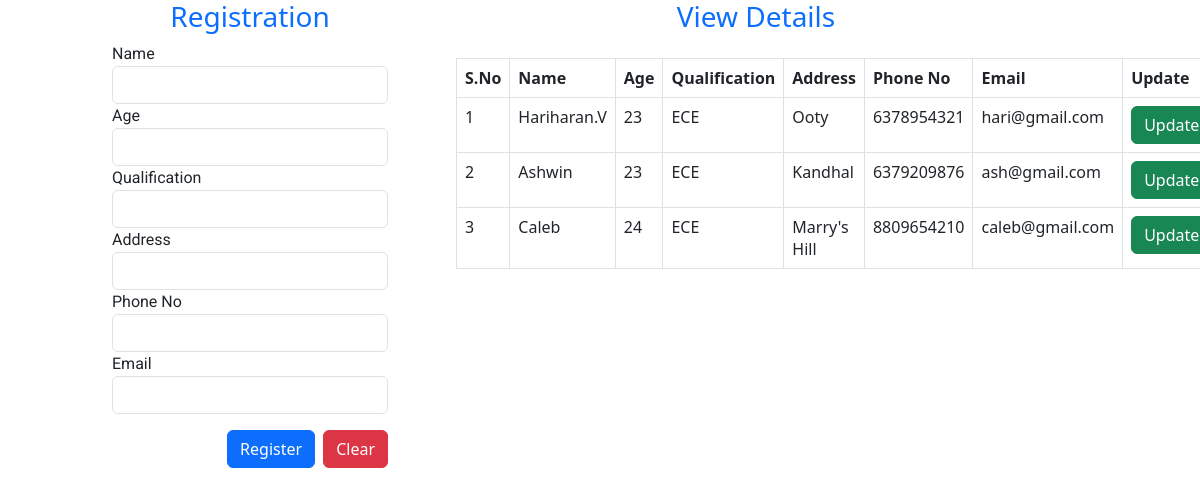
The page / on the database its author committed.
### Adminpanel/models.py (models this page shows)
class Info(models.Model):
    Name=models.CharField(max_length=20, default="")
    Age=models.IntegerField(default="")
    Qualification=models.CharField(max_length=50, default="")
    Address=models.CharField(max_length=100, default="")
    PhoneNo=models.IntegerField(default="")
    Email=models.CharField(max_length=30, default="")

### Adminpanel/views.py (the view)
# urls.py: 2. Add a URL to urlpatterns:  path('', views.home, name='home')
def home(request): # 127.0.0.1:8000/
    myinfo = Info.objects.all()
    if(myinfo!=''):
        return render(request, "Admin.html",{'info':myinfo})
    else:
        return render(request, "Admin.html")

### Templates/Admin.html (shortened to what this page needs)
<html>
<head>
    <link rel="stylesheet" href="https://cdn.jsdelivr.net/npm/bootstrap@5.3.0/dist/css/bootstrap.min.css">
</head>
<body>
    <div class="container-fluid">
        <div class="row">
        <div class="col-md-3 offset-md-1">
            <form action="addinfo" method="POST" autocomplete="off">
                <h3 class="page-header text-primary text-center">Registration</h3>
                <div class="form-group">
                    <label>Name</label>
                    <input type="text" class="form-control" name="name">
                </div>
                <div class="form-group">
                    <label>Age</label>
                    <input type="text" class="form-control" name="age">
                </div>
                <div class="form-group">
                    <label>Qualification</label>
                    <input type="text" class="form-control" name="qualification">
                </div>
                <div class="form-group">
                    <label>Address</label>
                    <input type="text" class="form-control" name="address">
                </div>
                <div class="form-group">
                    <label>Phone No</label>
                    <input type="text" class="form-control" name="phoneno">
                </div>
                <div class="form-group mb-3">
                    <label>Email</label>
                    <input type="text" class="form-control" name="email">
                </div>
                <div class="d-flex justify-content-end mb-2">
                    <input type="submit" value="Register" class="btn btn-primary me-2">
                    <input type="reset" value="Clear" class="btn btn-danger">
                </div>
            </form>
        </div>
        </div>
        <div class="position-absolute top-0" style="right:12%; width:50%;">
            {% if info %}
            <h3 class="page-header text-primary text-center mb-4">View Details</h3>
            <table class="table table-bordered">
                <thead>
                    <tr>
                        <th>S.No</th>
                        <th>Name</th>
                        <th>Age</th>
                        <th>Qualification</th>
                        <th>Address</th>
                        <th>Phone No</th>
                        <th>Email</th>
                        <th>Update</th>
                    </tr>
                </thead>
                {% for data in info %}
                <tbody>
                    <tr>
                        <td>{{forloop.counter}}</td>
                        <td>{{data.Name}}</td>
                        <td>{{data.Age}}</td>
                        <td>{{data.Qualification}}</td>
                        <td>{{data.Address}}</td>
                        <td>{{data.PhoneNo}}</td>
                        <td>{{data.Email}}</td>
                        <td><a class="btn btn-success" href="updateinfo/{{data.id}}">Update</a></td>
                    </tr>
                </tbody>
                {% endfor %}
            </table>
            {% endif %}
        </div>
    </div>
</body>
</html>

### Templates/Admin.html (style rules this page uses)
label { font-family: 'Roboto',sans-serif; }

### rows shown on the page
Info: Name "Hariharan.V", Age "23", Qualification "ECE", Address "Ooty", PhoneNo "6378954321", Email "hari@gmail.com"
Info: Name "Ashwin", Age "23", Qualification "ECE", Address "Kandhal", PhoneNo "6379209876", Email "ash@gmail.com"
Info: Name "Caleb", Age "24", Qualification "ECE", Address "Marry's Hill", PhoneNo "8809654210", Email "caleb@gmail.com"
